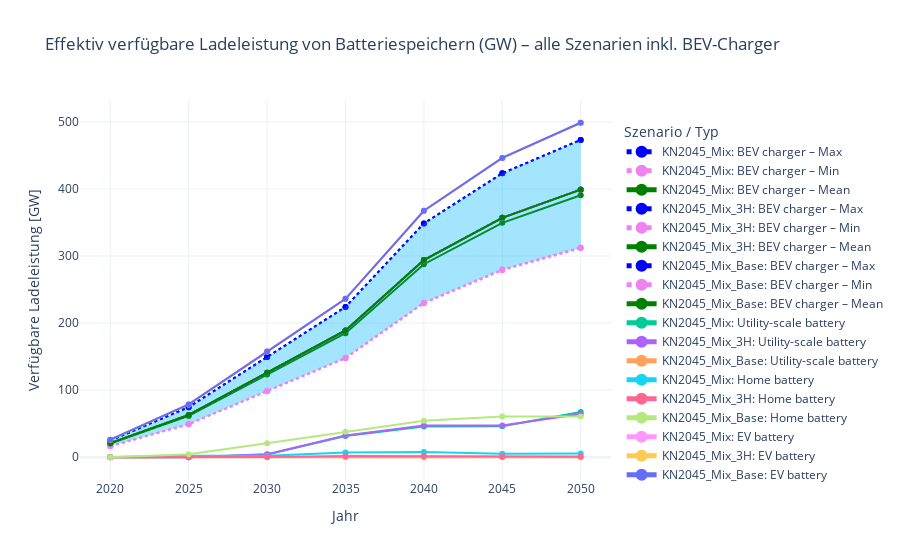

The cell this chart's notebook holds for it:
### Code cell
fig_bev = go.Figure()

# a) BEV-Charger-Spannweite für jedes Szenario zeichnen
for scenario in df_bev_range["Scenario"].unique():
    df_scen_bev = df_bev_range[df_bev_range["Scenario"] == scenario]
    df_min  = df_scen_bev[df_scen_bev["Type"] == "EV battery (BEV charger) - Min"].sort_values("Year")
    df_mean = df_scen_bev[df_scen_bev["Type"] == "EV battery (BEV charger) - Mean"].sort_values("Year")
    df_max  = df_scen_bev[df_scen_bev["Type"] == "EV battery (BEV charger) - Max"].sort_values("Year")

    x = df_mean["Year"]

    # Max-Linie
    fig_bev.add_trace(go.Scatter(
        x=x,
        y=df_max["Value [GW]"],
        mode="lines+markers",
        line=dict(
            color=bev_colors["EV battery (BEV charger) - Max"],
            dash=bev_dash["EV battery (BEV charger) - Max"]
        ),
        name=f"{scenario}: BEV charger – Max"
    ))

    # Fläche zwischen Min und Max (schattierte Spannweite)
    fig_bev.add_trace(go.Scatter(
        x=x.tolist() + x[::-1].tolist(),
        y=(df_max["Value [GW]"].tolist() + df_min["Value [GW]"][::-1].tolist()),
        fill="toself",
        fillcolor="rgba(0, 180, 255, 0.2)",
        line=dict(color="rgba(255,255,255,0)"),
        hoverinfo="skip",
        showlegend=False,
        name=f"{scenario}: BEV charger – Range"
    ))

    # Min-Linie
    fig_bev.add_trace(go.Scatter(
        x=x,
        y=df_min["Value [GW]"],
        mode="lines+markers",
        line=dict(
            color=bev_colors["EV battery (BEV charger) - Min"],
            dash=bev_dash["EV battery (BEV charger) - Min"]
        ),
        name=f"{scenario}: BEV charger – Min"
    ))

    # Mean-Linie
    fig_bev.add_trace(go.Scatter(
        x=x,
        y=df_mean["Value [GW]"],
        mode="lines+markers",
        line=dict(color=bev_colors["EV battery (BEV charger) - Mean"], width=2),
        name=f"{scenario}: BEV charger – Mean"
    ))

# b) Haupt‐Speicherkurven (Utility-scale, Home, EV battery) pro Szenario
main_techs = ["Utility-scale battery", "Home battery", "EV battery"]
for tech in main_techs:
    df_tech = df_power[df_power["Type"] == tech]
    for scenario in df_tech["Scenario"].unique():
        df_sub = df_tech[df_tech["Scenario"] == scenario].sort_values("Year")
        if df_sub.empty:
            continue
        fig_bev.add_trace(go.Scatter(
            x=df_sub["Year"],
            y=df_sub["Value [GW]"],
            mode="lines+markers",
            name=f"{scenario}: {tech}"
        ))

# c) Layout anpassen
fig_bev.update_layout(
    title="Effektiv verfügbare Ladeleistung von Batteriespeichern (GW) – alle Szenarien inkl. BEV-Charger",
    xaxis_title="Jahr",
    yaxis_title="Verfügbare Ladeleistung [GW]",
    template="plotly_white",
    legend_title_text="Szenario / Typ",
    legend=dict(
        orientation="v",
        yanchor="top",
        y=0.95,
        xanchor="left",
        x=1.02,
        traceorder="normal",
        itemsizing="constant"
    )
)

fig_bev.show()

### Figure 1 — Plotly figure (JSON) as saved in the notebook; plotly's stock layout.template omitted (floating-point values rounded to 4 significant figures)
{"data": [{"line": {"color": "blue", "dash": "dot"}, "mode": "lines+markers", "name": "KN2045_Mix: BEV charger – Max", "type": "scatter", "x": [2020, 2025, 2030, 2035, 2040, 2045, 2050], "y": [24.9, 74.69, 149.4, 224.1, 348.5, 423.2, 473.0]}, {"fill": "toself", "fillcolor": "rgba(0, 180, 255, 0.2)", "hoverinfo": "skip", "line": {"color": "rgba(255,255,255,0)"}, "name": "KN2045_Mix: BEV charger – Range", "showlegend": false, "type": "scatter", "x": [2020, 2025, 2030, 2035, 2040, 2045, 2050, 2050, 2045, 2040, 2035, 2030, 2025, 2020], "y": [24.9, 74.69, 149.4, 224.1, 348.5, 423.2, 473.0, 311.5, 278.7, 229.6, 147.6, 98.38, 49.19, 16.4]}, {"line": {"color": "violet", "dash": "dot"}, "mode": "lines+markers", "name": "KN2045_Mix: BEV charger – Min", "type": "scatter", "x": [2020, 2025, 2030, 2035, 2040, 2045, 2050], "y": [16.4, 49.19, 98.38, 147.6, 229.6, 278.7, 311.5]}, {"line": {"color": "green", "width": 2}, "mode": "lines+markers", "name": "KN2045_Mix: BEV charger – Mean", "type": "scatter", "x": [2020, 2025, 2030, 2035, 2040, 2045, 2050], "y": [20.55, 61.66, 123.3, 185.0, 287.8, 349.4, 390.5]}, {"line": {"color": "blue", "dash": "dot"}, "mode": "lines+markers", "name": "KN2045_Mix_3H: BEV charger – Max", "type": "scatter", "x": [2020, 2025, 2030, 2035, 2040, 2045, 2050], "y": [24.9, 74.69, 149.4, 224.1, 348.5, 423.2, 473.0]}, {"fill": "toself", "fillcolor": "rgba(0, 180, 255, 0.2)", "hoverinfo": "skip", "line": {"color": "rgba(255,255,255,0)"}, "name": "KN2045_Mix_3H: BEV charger – Range", "showlegend": false, "type": "scatter", "x": [2020, 2025, 2030, 2035, 2040, 2045, 2050, 2050, 2045, 2040, 2035, 2030, 2025, 2020], "y": [24.9, 74.69, 149.4, 224.1, 348.5, 423.2, 473.0, 312.8, 279.9, 230.5, 148.2, 98.78, 49.39, 16.46]}, {"line": {"color": "violet", "dash": "dot"}, "mode": "lines+markers", "name": "KN2045_Mix_3H: BEV charger – Min", "type": "scatter", "x": [2020, 2025, 2030, 2035, 2040, 2045, 2050], "y": [16.46, 49.39, 98.78, 148.2, 230.5, 279.9, 312.8]}, {"line": {"color": "green", "width": 2}, "mode": "lines+markers", "name": "KN2045_Mix_3H: BEV charger – Mean", "type": "scatter", "x": [2020, 2025, 2030, 2035, 2040, 2045, 2050], "y": [21.0, 62.99, 126.0, 189.0, 293.9, 356.9, 398.9]}, {"line": {"color": "blue", "dash": "dot"}, "mode": "lines+markers", "name": "KN2045_Mix_Base: BEV charger – Max", "type": "scatter", "x": [2020, 2025, 2030, 2035, 2040, 2045, 2050], "y": [21.0, 63.01, 126.0, 189.0, 294.0, 357.1, 399.1]}, {"fill": "toself", "fillcolor": "rgba(0, 180, 255, 0.2)", "hoverinfo": "skip", "line": {"color": "rgba(255,255,255,0)"}, "name": "KN2045_Mix_Base: BEV charger – Range", "showlegend": false, "type": "scatter", "x": [2020, 2025, 2030, 2035, 2040, 2045, 2050, 2050, 2045, 2040, 2035, 2030, 2025, 2020], "y": [21.0, 63.01, 126.0, 189.0, 294.0, 357.1, 399.1, 398.7, 356.7, 293.8, 188.8, 125.9, 62.95, 20.98]}, {"line": {"color": "violet", "dash": "dot"}, "mode": "lines+markers", "name": "KN2045_Mix_Base: BEV charger – Min", "type": "scatter", "x": [2020, 2025, 2030, 2035, 2040, 2045, 2050], "y": [20.98, 62.95, 125.9, 188.8, 293.8, 356.7, 398.7]}, {"line": {"color": "green", "width": 2}, "mode": "lines+markers", "name": "KN2045_Mix_Base: BEV charger – Mean", "type": "scatter", "x": [2020, 2025, 2030, 2035, 2040, 2045, 2050], "y": [21.0, 62.99, 126.0, 189.0, 293.9, 356.9, 398.9]}, {"mode": "lines+markers", "name": "KN2045_Mix: Utility-scale battery", "type": "scatter", "x": [2020, 2025, 2030, 2035, 2040, 2045, 2050], "y": [0.009436, 0.0005444, 4.205, 31.72, 45.87, 46.08, 67.59]}, {"mode": "lines+markers", "name": "KN2045_Mix_3H: Utility-scale battery", "type": "scatter", "x": [2020, 2025, 2030, 2035, 2040, 2045, 2050], "y": [0.000513, 0.0004893, 4.506, 32.39, 47.37, 47.37, 64.5]}, {"mode": "lines+markers", "name": "KN2045_Mix_Base: Utility-scale battery", "type": "scatter", "x": [2020, 2025, 2030, 2035, 2040, 2045, 2050], "y": [9.184e-08, 1.541e-13, 1.423e-13, 1.6e-06, 1.661e-13, 2.186e-14, 1.583e-14]}, {"mode": "lines+markers", "name": "KN2045_Mix: Home battery", "type": "scatter", "x": [2020, 2025, 2030, 2035, 2040, 2045, 2050], "y": [0.289, 2.341, 2.084, 7.264, 7.752, 5.264, 5.528]}, {"mode": "lines+markers", "name": "KN2045_Mix_3H: Home battery", "type": "scatter", "x": [2020, 2025, 2030, 2035, 2040, 2045, 2050], "y": [0.0007594, 0.0008002, 0.5349, 1.993, 1.717, 1.203, 1.208]}, {"mode": "lines+markers", "name": "KN2045_Mix_Base: Home battery", "type": "scatter", "x": [2020, 2025, 2030, 2035, 2040, 2045, 2050], "y": [6.541e-08, 4.451, 20.87, 38.03, 54.3, 60.93, 60.93]}, {"mode": "lines+markers", "name": "KN2045_Mix: EV battery", "type": "scatter", "x": [2020, 2025, 2030, 2035, 2040, 2045, 2050], "y": [26.24, 78.73, 157.5, 236.2, 367.4, 446.1, 498.6]}, {"mode": "lines+markers", "name": "KN2045_Mix_3H: EV battery", "type": "scatter", "x": [2020, 2025, 2030, 2035, 2040, 2045, 2050], "y": [26.24, 78.73, 157.5, 236.2, 367.4, 446.1, 498.6]}, {"mode": "lines+markers", "name": "KN2045_Mix_Base: EV battery", "type": "scatter", "x": [2020, 2025, 2030, 2035, 2040, 2045, 2050], "y": [26.24, 78.73, 157.5, 236.2, 367.4, 446.1, 498.6]}], "layout": {"legend": {"itemsizing": "constant", "orientation": "v", "title": {"text": "Szenario / Typ"}, "traceorder": "normal", "x": 1.02, "xanchor": "left", "y": 0.95, "yanchor": "top"}, "title": {"text": "Effektiv verfügbare Ladeleistung von Batteriespeichern (GW) – alle Szenarien inkl. BEV-Charger"}, "xaxis": {"title": {"text": "Jahr"}}, "yaxis": {"title": {"text": "Verfügbare Ladeleistung [GW]"}}}}
